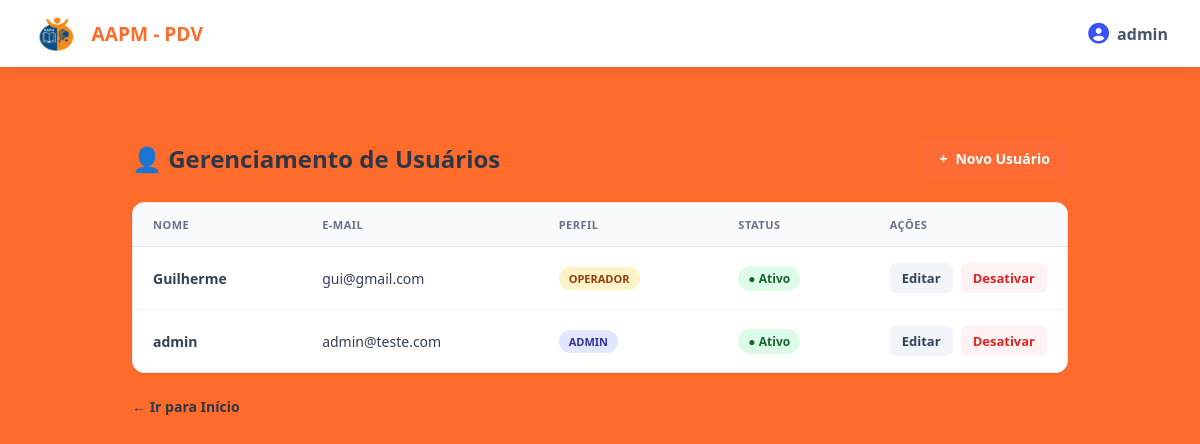
The app's page /usuarios/ (signed in), older data.
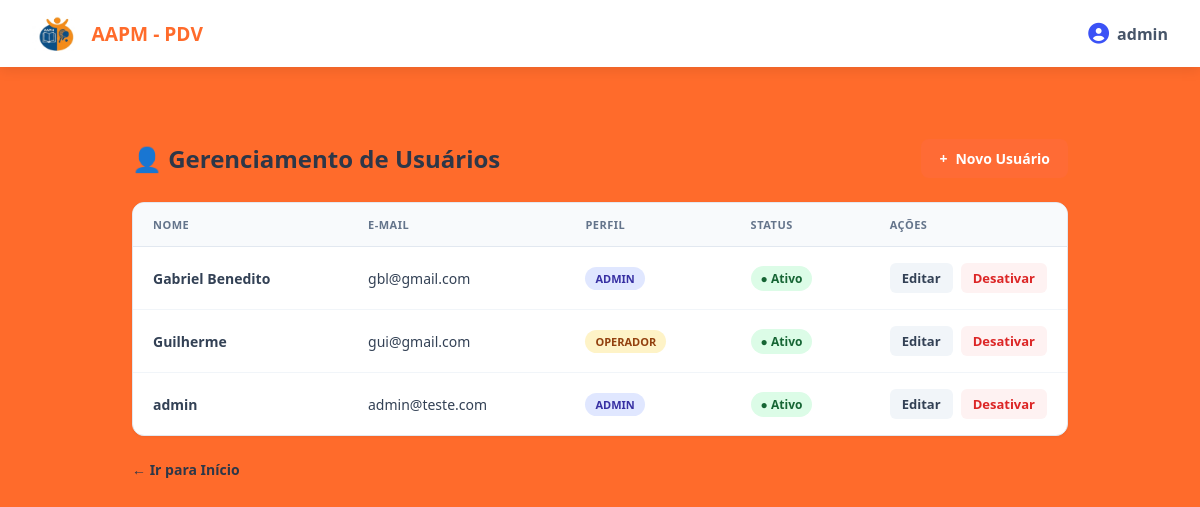
The same page, newer data.
### app/models/usuarios.py (models this page shows)
class Usuario(Base):
    __tablename__ = "usuarios"
    id = Column(Integer, primary_key=True, autoincrement=True)
    nome = Column(String(100), nullable=False)
    email = Column(String(150), unique=True, nullable=False)
    senha_hash = Column(String(255), nullable=False)
    role = Column(String(20), nullable=False, default="operador")
    ativo = Column(Boolean, default=True)
    criando_em = Column(DateTime, server_default=func.now())

### app/controllers/usuario_controller.py (the view)
@router.get("/")
def listar_usuarios(
    request: Request,
    db: Session = Depends(get_db),
    admin = Depends(get_admin)  # bloqueia quem não é admin
):
    usuarios = db.query(Usuario).order_by(Usuario.nome).all()
    return templates.TemplateResponse(
        request,
        "usuarios/index.html",
        {
            "request": request,
            "usuario": admin,   # dados de quem está logado (para navbar)
            "usuarios": usuarios  # lista para exibir na tabela
        }
    )

### app/templates/usuarios/index.html (shortened to what this page needs)
{% extends "base.html" %}
{% block content %}
<div class="page-container">
    <div class="page-header">
        <h1 class="page-title">
            👤 Gerenciamento de Usuários
        </h1>
        <a href="/usuarios/novo" class="btn-novo">
            <span>+</span> Novo Usuário
        </a>
    </div>
    <div class="card-table">
        {% if usuarios %}
        <table class="data-table">
            <thead>
                <tr>
                    <th>Nome</th>
                    <th>E-mail</th>
                    <th>Perfil</th>
                    <th>Status</th>
                    <th style="width: 180px;">Ações</th>
                </tr>
            </thead>
            <tbody>
                {% for u in usuarios %}
                <tr>
                    <td style="font-weight: 600;">{{ u.nome }}</td>
                    <td>{{ u.email }}</td>
                    <td>
                        <span class="badge-role {% if u.role == 'admin' %}badge-admin{% else %}badge-operador{% endif %}">
                            {{ u.role }}
                        </span>
                    </td>
                    <td>
                        <span class="badge-status {% if u.ativo %}status-ativo{% else %}status-inativo{% endif %}">
                            {% if u.ativo %}● Ativo{% else %}○ Inativo{% endif %}
                        </span>
                    </td>
                    <td>
                        <div class="actions-cell">
                            <a href="/usuarios/{{ u.id }}/editar" class="btn-action btn-edit">Editar</a>
                            <form action="/usuarios/{{ u.id }}/toggle-ativo" method="post" style="display: inline;">
                                {% if u.ativo %}
                                    <button type="submit" class="btn-action btn-toggle-off" title="Desativar usuário">Desativar</button>
                                {% else %}
                                    <button type="submit" class="btn-action btn-toggle-on" title="Ativar usuário">Ativar</button>
                                {% endif %}
                            </form>
                        </div>
                    </td>
                </tr>
                {% endfor %}
            </tbody>
        </table>
        {% else %}
        <div class="empty-state">
            <p>Nenhum usuário cadastrado até o momento.</p>
        </div>
        {% endif %}
    </div>
    <a href="/" class="back-link">
        ← Ir para Início
    </a>
</div>
{% endblock %}

### app/templates/base.html (shortened to what this page needs)
<!DOCTYPE html>
<html lang="pt-br">
<head>
    <link rel="stylesheet" href="https://cdnjs.cloudflare.com/ajax/libs/font-awesome/6.5.1/css/all.min.css">
    <link rel="stylesheet" href="{{ url_for('static', path='CSS/style.css') }}">
</head>
<body>
    <header class="app-header">
        <div class="header-brand">
            <img src="{{ url_for('static', path='IMG/logo.png') }}" alt="Logo AAPM" class="header-logo">
            <span>AAPM - PDV</span>
        </div>
        <div class="header-user">
            <i class="fa-solid fa-circle-user"></i>
            <span>{{ usuario.nome if usuario else 'Usuário' }}</span>
        </div>
    </header>
    <main class="app-main">
        {% block content %}
        {% endblock %}
    </main>
</body>
</html>

### app/static/CSS/style.css (style rules this page uses)
* { margin: 0; padding: 0; box-sizing: border-box; font-family: 'Segoe UI', Tahoma, Geneva, Verdana, sans-serif; }
body { background-color: #ff6b2b; color: #1e293b; min-height: 100vh; display: flex; flex-direction: column; }
.app-header { background-color: #ffffff; padding: 1rem 2rem; display: flex; justify-content: space-between; align-items: center; box-shadow: 0 4px 12px rgba(0, 0, 0, 0.08); }
.header-brand { display: flex; align-items: center; gap: 12px; font-weight: 800; font-size: 1.2rem; color: #ff6b2b; }
.header-logo { height: 35px; width: auto; }
.header-user { display: flex; align-items: center; gap: 8px; color: #475569; font-weight: 600; }
.header-user i { font-size: 1.3rem; color: #3b52f6; }
.app-main { max-width: 1000px; width: 90%; margin: 2.5rem auto; display: flex; flex-direction: column; gap: 1.5rem; }
.badge-role { background-color: #e0e7ff; color: #3b52f6; font-size: 0.8rem; font-weight: 700; padding: 4px 10px; border-radius: 20px; text-transform: uppercase; }

### app/templates/usuarios/index.html (style rules this page uses)
.page-container { padding: 32px; max-width: 1100px; margin: 0 auto; width: 100%; box-sizing: border-box; }
.page-header { display: flex; justify-content: space-between; align-items: center; margin-bottom: 24px; }
.page-title { font-size: 24px; font-weight: 800; color: #2D3748; display: flex; align-items: center; gap: 10px; }
.btn-novo { background-color: #FF6B35; color: #ffffff; padding: 10px 18px; border-radius: 8px; font-weight: 700; font-size: 14px; text-decoration: none; display: inline-flex; align-items: center; gap: 8px; transition: background-color 0.2s, transform 0.1s; }
.card-table { background-color: #ffffff; border: 1px solid #E2E8F0; border-radius: 12px; overflow: hidden; box-shadow: 0 1px 3px rgba(0, 0, 0, 0.05); }
.data-table { width: 100%; border-collapse: collapse; text-align: left; }
.data-table th { background-color: #F8FAFC; padding: 14px 20px; font-size: 11px; font-weight: 700; color: #64748B; text-transform: uppercase; letter-spacing: 0.5px; border-bottom: 1px solid #E2E8F0; }
.data-table td { padding: 16px 20px; font-size: 14px; color: #334155; border-bottom: 1px solid #F1F5F9; vertical-align: middle; }
.data-table tr:last-child td { border-bottom: none; }
.badge-role { display: inline-block; padding: 4px 10px; border-radius: 20px; font-size: 11px; font-weight: 700; text-transform: uppercase; }
.badge-admin { background-color: #E0E7FF; color: #3730A3; }
.badge-operador { background-color: #FEF3C7; color: #92400E; }
.badge-status { display: inline-flex; align-items: center; gap: 6px; padding: 4px 10px; border-radius: 20px; font-size: 12px; font-weight: 600; }
.status-ativo { background-color: #DCFCE7; color: #166534; }
.actions-cell { display: flex; align-items: center; gap: 8px; }
.btn-action { padding: 6px 12px; border-radius: 6px; font-size: 13px; font-weight: 600; text-decoration: none; border: none; cursor: pointer; transition: background-color 0.2s; }
.btn-edit { background-color: #F1F5F9; color: #334155; }
.btn-toggle-off { background-color: #FEF2F2; color: #DC2626; }
.back-link { display: inline-flex; align-items: center; gap: 6px; margin-top: 24px; color: #2D3748; font-weight: 700; font-size: 14px; text-decoration: none; }

Row changes from the older to the newer data that the page shows:
added Usuario: nome "Gabriel Benedito", email "gbl@gmail.com", role "ADMIN", ativo "● Ativo"
